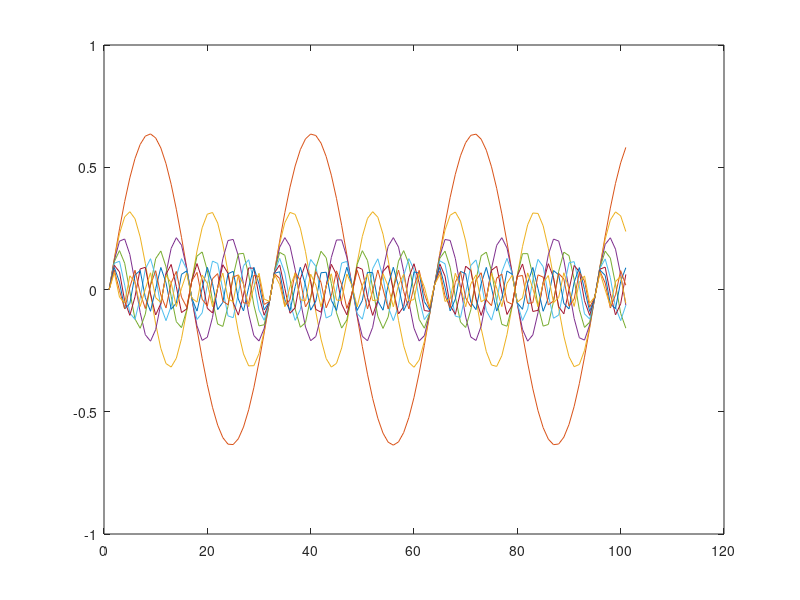

MATLAB code to generate this figure:
clc
clear
n=0
y2=0
while(1)
    t=0:.1:10
    y1=((4)/(n*pi))*sin(n*t);
    y2=y2+y1;
    plot(y1)
    n=n+2
    hold on
    if(n==20)
        break
    end
end
hold on
plot(y2)